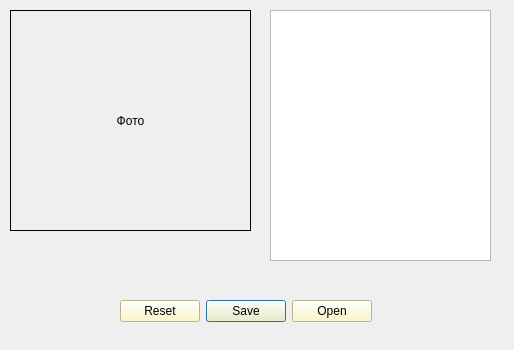
<?xml version="1.0" encoding="UTF-8"?>
<ui version="4.0">
 <class>burdukovskiy</class>
 <widget class="QWidget" name="burdukovskiy">
  <property name="geometry">
   <rect>
    <x>0</x>
    <y>0</y>
    <width>514</width>
    <height>350</height>
   </rect>
  </property>
  <property name="windowTitle">
   <string>Form</string>
  </property>
  <widget class="QLabel" name="label">
   <property name="geometry">
    <rect>
     <x>10</x>
     <y>10</y>
     <width>241</width>
     <height>221</height>
    </rect>
   </property>
   <property name="layoutDirection">
    <enum>Qt::LeftToRight</enum>
   </property>
   <property name="frameShape">
    <enum>QFrame::Panel</enum>
   </property>
   <property name="text">
    <string>Фото</string>
   </property>
   <property name="textFormat">
    <enum>Qt::AutoText</enum>
   </property>
   <property name="scaledContents">
    <bool>true</bool>
   </property>
   <property name="alignment">
    <set>Qt::AlignCenter</set>
   </property>
  </widget>
  <widget class="QTextEdit" name="textEdit">
   <property name="geometry">
    <rect>
     <x>270</x>
     <y>10</y>
     <width>221</width>
     <height>251</height>
    </rect>
   </property>
  </widget>
  <widget class="QDialogButtonBox" name="buttonBox">
   <property name="geometry">
    <rect>
     <x>70</x>
     <y>300</y>
     <width>351</width>
     <height>23</height>
    </rect>
   </property>
   <property name="layoutDirection">
    <enum>Qt::LeftToRight</enum>
   </property>
   <property name="styleSheet">
    <string notr="true">background-color: rgb(255, 248, 187) </string>
   </property>
   <property name="standardButtons">
    <set>QDialogButtonBox::Open|QDialogButtonBox::Reset|QDialogButtonBox::Save</set>
   </property>
   <property name="centerButtons">
    <bool>true</bool>
   </property>
  </widget>
 </widget>
 <resources/>
 <connections/>
</ui>
